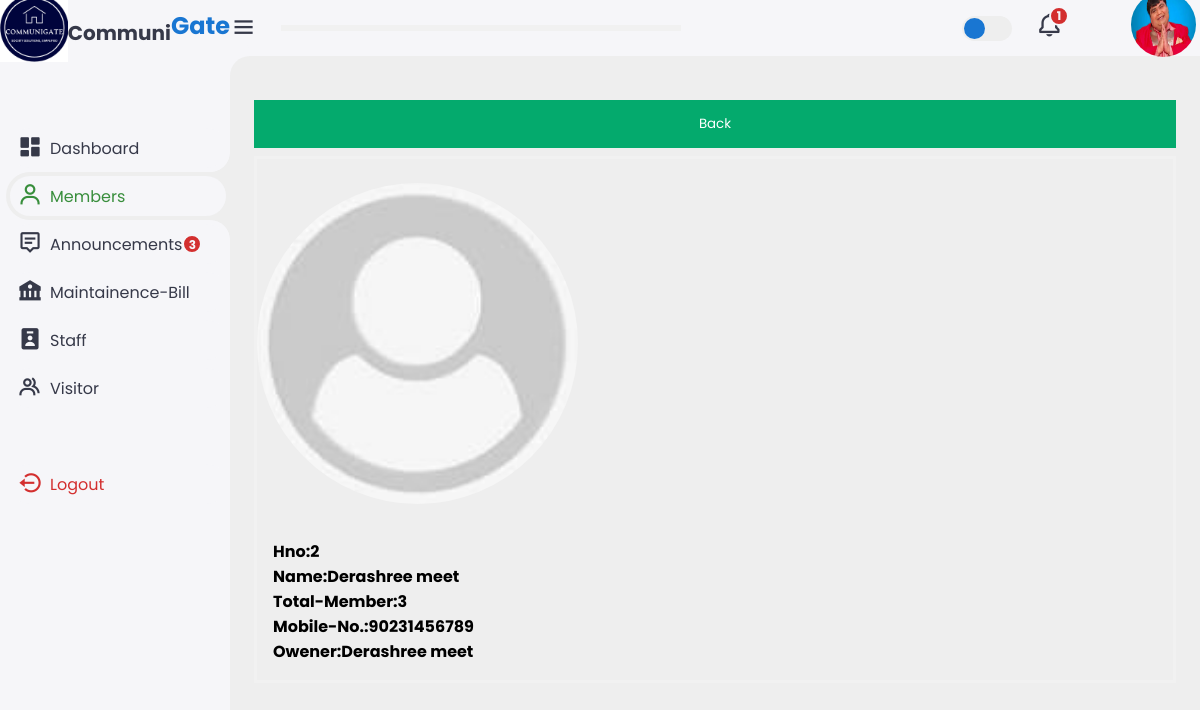
The page /user/userpage.php?id=2 (signed in) on the database its author committed.
### tables this page shows
CREATE TABLE `members` (
  `hno` int(255) NOT NULL,
  `name` varchar(255) NOT NULL,
  `img_source` varchar(400) NOT NULL DEFAULT './images/defualt.png',
  `email` varchar(255) NOT NULL,
  `password` varchar(255) NOT NULL,
  `user_type` varchar(255) NOT NULL DEFAULT 'user',
  `mno` varchar(15) NOT NULL,
  `total` int(25) NOT NULL,
  `isrented` varchar(10) NOT NULL DEFAULT 'owner'
);

### user/userpage.php (the view, shortened to what this page needs)
<!DOCTYPE html>
<html lang="en">
<head>
    <link href='https://unpkg.com/boxicons@2.1.4/css/boxicons.min.css' rel='stylesheet'>
    <link rel="stylesheet" href="./style.css">
</head>
<body>
    <div class="sidebar">
        <a href="#" class="logo">
            <i class='bx'><img src="/images/logo.png" height="100%" width="100%" style="object-fit:blue;" alt=""></i>
            <div class="logo-name"><span><sub>Communi</span>Gate</sub></div>
        </a>
        <ul class="side-menu">
            <li><a href="dashboard.php"><i class='bx bxs-dashboard'></i>Dashboard</a></li>
            <li class="active"><a href="member.php"><i class='bx bx-user'></i>Members</a></li>
            <li><a href="announcement.php"><i class='bx bx-message-alt-detail'></i>Announcements<?php @include('../config.php');
             $select="SELECT id FROM `annoucement`";
             $result = mysqli_query($conn, $select);
             $rowcount = mysqli_num_rows( $result );
             if($rowcount>0)
             {
               echo " <span id='count'> $rowcount </span>";
             }
             ?> </a></li>
            <li><a href="maintainence-bill.php"><i class='bx bxs-bank' ></i>Maintainence-Bill<?php @include('../config.php');
             ?> </a></li>
            <li><a href="staff.php"><i class='bx bxs-user-badge'></i>Staff</a></li>
            <li><a href="visitor.php"><i class='bx bx-group'></i>Visitor</a></li>
        </ul>
        <ul class="side-menu">
            <li>
                <a href="/logout.php" class="logout">
                    <i class='bx bx-log-out-circle'></i>
                    Logout
                </a>
            </li>
        </ul>
    </div>
    <div class="content">
      <?php include('nav.php'); ?>
    <main>
    <a class="btn" href="member.php" role="button">
        <button>Back</button>
        </a>
        <?php
        $hno=$_GET['id'];
        $sql="SELECT * FROM members WHERE hno=$hno";
        $res=mysqli_query($conn,$sql);
        if(mysqli_num_rows($res)>0)
        {
            while($row=mysqli_fetch_assoc($res)){
        ?>
        <form action="" method="post">
          <div class="imgcontainer">
          <img src="<?php if ($row['img_source'] == '../images/') { echo '../images/defualt.png'; } else { echo $row['img_source']; } ?>" style="width:35%; height:35%; border-radius:50%;">
          </div>
          <div class="container">
            <label for="uname"><b>Hno:<?php echo $row['hno']; ?></b></label><br>
            <label for="uname"><b>Name:<?php echo $row['name']; ?></b></label><br>
            <label for="uname"><b>Total-Member:<?php echo $row['total'] ?></b></label><br>
            <label for="uname"><b>Mobile-No.:<?php echo $row['mno'] ?></b></label><br>
            <label for="uname"><b>Owener:<?php if ($row['isrented'] == 'owner') { echo $row['name']; } else {  }  ?></b></label>
          </div>
        </form>
<?php
 }
}
?>
</main>
    </div>
</body>
</html>

### user/nav.php (shortened to what this page needs)
<nav>
            <i class='bx bx-menu'></i>
            <form action="#">
            </form>
            <label for="theme-toggle" class="theme-toggle"></label>
            <a href="agreevisitor.php" class="notif">
                <i class='bx bx-bell'></i>
                <span class="count"><?php   @include('../config.php');
                             $name=$_SESSION['user_name'];
                            $sql="SELECT  id from cfvisitor WHERE pstm='$name' ";
                            $res=mysqli_query($conn,$sql);
                            $rowcount = mysqli_num_rows( $res );
                            echo $rowcount; ?></span>
            </a>
            <a href="#" class="profile">
            <?php
                @include('../config.php');
                $name=$_SESSION['user_name'];
                $select="SELECT * FROM  `members` WHERE `name` = '$name'";
                $res=mysqli_query($conn,$select);
                if(mysqli_num_rows($res)>0){
                    while($row=mysqli_fetch_array($res))
                    {
                ?>
               <a href="../user/editprofile.php?id=<?php echo $row['hno']; ?>"><img src="<?php if ($row['img_source'] == '../images/') { echo '../images/defualt.png'; } else { echo $row['img_source']; } ?>" style="width:65px; height:65px; border-radius:50%; margin:30%;" ></a>
              <?php
              }
            }
            ?>
            </a>
        </nav>

### user/style.css (style rules this page uses)
:root { --light: #f6f6f9; --primary: #1976D2; --light-primary: #CFE8FF; --grey: #eee; --dark-grey: #AAAAAA; --dark: #363949; --danger: #D32F2F; --light-danger: #FECDD3; --warning: #FBC02D; --light-warning: #FFF2C6; --success: #388E3C; --light-success: #BBF7D0; }
* { margin: 0; padding: 0; box-sizing: border-box; font-family: 'Poppins', sans-serif; }
.bx { font-size: 1.7rem; }
a { text-decoration: none; }
li { list-style: none; }
html { overflow-x: hidden; }
body { background: var(--grey); overflow-x: hidden; }
.sidebar { position: fixed; top: 0; left: 0; background: var(--light); width: 230px; height: 100%; z-index: 2000; overflow-x: hidden; scrollbar-width: none; transition: all 0.3s ease; }
.sidebar .logo { font-size: 24px; font-weight: 700; height: 56px; display: flex; align-items: center; color: var(--primary); z-index: 500; padding-bottom: 20px; box-sizing: content-box; }
.sidebar .logo .logo-name span { color: var(--dark); }
.sidebar .logo .bx { min-width: 60px; display: flex; justify-content: center; font-size: 2.2rem; }
.sidebar .side-menu { width: 100%; margin-top: 48px; }
.sidebar .side-menu li { height: 48px; background: transparent; margin-left: 6px; border-radius: 48px 0 0 48px; padding: 4px; }
.sidebar .side-menu li.active { background: var(--grey); position: relative; }
.sidebar .side-menu li.active::before { content: ""; position: absolute; width: 40px; height: 40px; border-radius: 50%; top: -40px; right: 0; box-shadow: 20px 20px 0 var(--grey); z-index: -1; }
.sidebar .side-menu li.active::after { content: ""; position: absolute; width: 40px; height: 40px; border-radius: 50%; bottom: -40px; right: 0; box-shadow: 20px -20px 0 var(--grey); z-index: -1; }
.sidebar .side-menu li a { width: 100%; height: 100%; background: var(--light); display: flex; align-items: center; border-radius: 48px; font-size: 16px; color: var(--dark); white-space: nowrap; overflow-x: hidden; transition: all 0.3s ease; }
.sidebar .side-menu li.active a { color: var(--success); }
.sidebar .side-menu li a .bx { min-width: calc(60px - ((4px + 6px) * 2)); display: flex; font-size: 1.6rem; justify-content: center; }
.sidebar .side-menu li a.logout { color: var(--danger); }
.content { position: relative; width: calc(100% - 230px); left: 230px; transition: all 0.3s ease; }
.content nav { height: 56px; background: var(--light); padding: 0 24px 0 0; display: flex; align-items: center; grid-gap: 24px; position: sticky; top: 0; left: 0; z-index: 1000; }
.content nav::before { content: ""; position: absolute; width: 40px; height: 40px; bottom: -40px; left: 0; border-radius: 50%; box-shadow: -20px -20px 0 var(--light); }
.content nav a { color: var(--dark); }
.content nav .bx.bx-menu { cursor: pointer; color: var(--dark); }
.content nav form { max-width: 400px; width: 100%; margin-right: auto; }
.content nav .notif { font-size: 20px; position: relative; }
#count { position: right; width: 20px; height: 20px; background: var(--danger); border-radius: 50%; color: var(--light); border: 2px solid var(--light); font-weight: 700; font-size: 12px; display: flex; align-items: right; justify-content: center; }
.content nav .notif .count { position: absolute; top: -6px; right: -6px; width: 20px; height: 20px; background: var(--danger); border-radius: 50%; color: var(--light); border: 2px solid var(--light); font-weight: 700; font-size: 12px; display: flex; align-items: center; justify-content: center; }
.content nav .theme-toggle { display: block; min-width: 50px; height: 25px; background: var(--grey); cursor: pointer; position: relative; border-radius: 25px; }
.content nav .theme-toggle::before { content: ""; position: absolute; top: 2px; left: 2px; bottom: 2px; width: calc(25px - 4px); background: var(--primary); border-radius: 50%; transition: all 0.3s ease; }
.content main { width: 100%; padding: 36px 24px; max-height: calc(100vh - 56px); }

### user/userpage.php (style rules this page uses)
body { font-family: Arial, Helvetica, sans-serif; }
form { border: 3px solid #f1f1f1; }
button { background-color: #04AA6D; color: white; padding: 14px 20px; margin: 8px 0; border: none; cursor: pointer; width: 100%; }
.imgcontainer { text-align: left; margin: 24px 0 12px 0; }
.container { padding: 16px; }

### rows shown on the page
members: img_source (picture)
members: img_source (picture), hno "2", name "Derashree meet", total "3", mno "90231456789"

### other values the page prints
$rowcount "3"
$rowcount "1"
